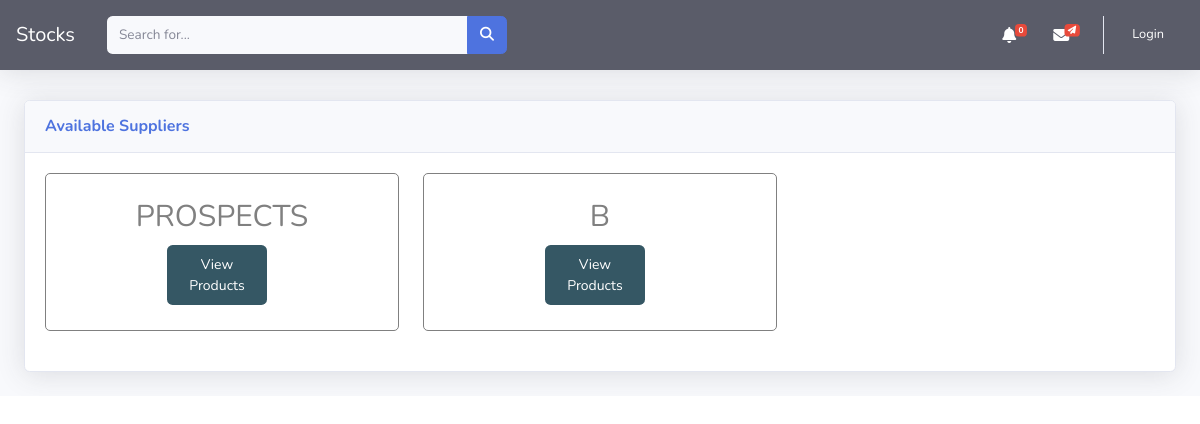
The app's page /, older data.
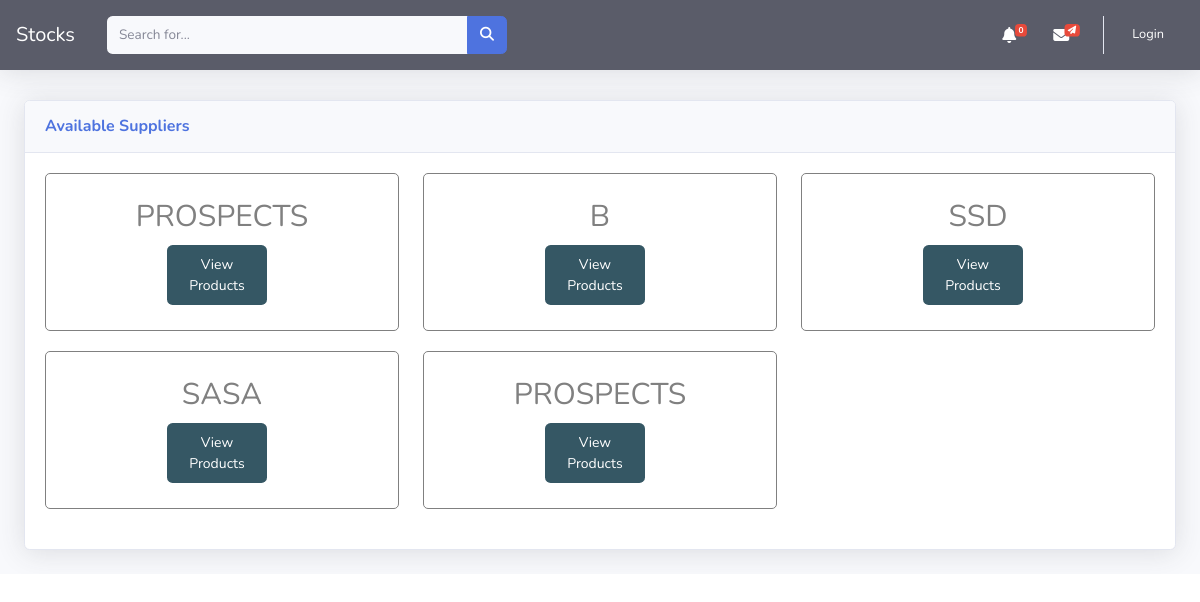
The same page, newer data.
### dashboard/models.py (models this page shows, shortened)
class Vendor(User):
    created_at = models.DateTimeField(auto_now_add=True)
    image = models.ImageField(upload_to='uploads/',blank=True, null= True)
    thumbnail = models.ImageField(upload_to='uploads/', blank=True, null=True)

### dashboard/views.py (the view)
# urls.py: path('', views.index, name='index'),##check
def index(request):
    vendors = Vendor.objects.all()
    product = Product.objects.all()
    if request.method == 'POST':
        form = BroadcastForm(request.POST)
        if form.is_valid():
            form.save()
            title = form.cleaned_data.get('title')
            messages.success(request, f'broadcast added')
            return redirect('index')
        send = MessageForm(request.POST)
        if send.is_valid():
            send.save()
            return redirect('index')
    else:
        form = BroadcastForm()
        send = MessageForm()
    suppliers = Vendor.objects.all()
    sent_msgs = Message.objects.all()
    orders = Order.objects.all()
    total_customers = suppliers.count()
    total_messages = sent_msgs.count()
    total_products = product.count()
    total_orders = orders.count()
    context = {
        'vendors': vendors,
        'product': product,
        'total_customers': total_customers,
        'room_name': "broadcast",
        'total_messages': total_messages,
        'form': form,
        'send': send,
        'total_products':total_products,
        'total_orders': total_orders,
    }
    return render(request, 'skeleton/index.html', context)

### notifications_app/forms.py
class BroadcastForm(forms.ModelForm):
    class Meta:
        model = BroadcastNotification
        fields = [
            'message',
            'broadcast_on',
        ]

### dashboard/forms.py
class MessageForm(forms.ModelForm):
    class Meta:
        model = Message
        fields = [
            'email',
            'phone_number',
            'message',
        ]

### dashboard/context_processors.py (called while the page is built)
def notifications(request):
    allnotifications = BroadcastNotification.objects.all()
    return {'notifications': allnotifications}

def cart(request):
    return {'cart': Cart(request)}

### templates/skeleton/index.html (shortened to what the changed rows need)
{% extends 'body/base.html' %}
{% load crispy_forms_tags %}
{% block content %}
<div class="container-fluid">
  {% if user.is_staff %}
  <div class="d-sm-flex align-items-center justify-content-between mb-4">
    <h1 class="h3 mb-0 text-gray-800" style="margin-top: 20px">
      Notifications
    </h1>
  </div>
  <div class="row">
    {% if user.is_superuser %}
    <div class="col-xl-3 col-md-6 mb-4">
      <div class="card border-left-success shadow h-100 py-2">
        <div class="card-body">
          <div class="row no-gutters align-items-center">
            <div class="col mr-2">
              <div
                class="text-xs font-weight-bold text-primary text-uppercase mb-1"
              >
                Total Customers
              </div>
              <div class="h5 mb-0 font-weight-bold text-gray-800">
                {{total_customers}}
              </div>
            </div>
            <div class="col-auto">
              <i class="fas fa-users fa-2x text-gray-300"></i>
            </div>
          </div>
        </div>
      </div>
    </div>
    {% else %}
    <div></div>
    {% endif %}
    <div class="col-xl-3 col-md-6 mb-4">
      <div class="card border-left-warning shadow h-100 py-2">
        <div class="card-body">
          <div class="row no-gutters align-items-center">
            <div class="col mr-2">
              <div
                class="text-xs font-weight-bold text-primary text-uppercase mb-1"
              >
                Total Products
              </div>
              <div class="h5 mb-0 font-weight-bold text-gray-800">
                {{ total_products }}
              </div>
            </div>
            <div class="col-auto">
              <i class="fas fa-list-alt fa-2x text-gray-300"></i>
            </div>
          </div>
        </div>
      </div>
    </div>
    <div class="col-xl-3 col-md-6 mb-4">
      <div class="card border-left-danger shadow h-100 py-2">
        <div class="card-body">
          <div class="row no-gutters align-items-center">
            <div class="col mr-2">
              <div
                class="text-xs font-weight-bold text-primary text-uppercase mb-1"
              >
                Total Orders
              </div>
              <div class="h5 mb-0 font-weight-bold text-gray-800">
                {{ total_orders }}
              </div>
            </div>
            <div class="col-auto">
              <i class="fas fa-box fa-2x text-gray-300"></i>
            </div>
          </div>
        </div>
      </div>
    </div>
    <div class="col-xl-3 col-md-6 mb-4">
      <div class="card border-left-primary shadow h-100 py-2">
        <div class="card-body">
          <div class="row no-gutters align-items-center">
            <div class="col mr-2">
              <div
                class="text-xs font-weight-bold text-primary text-uppercase mb-1"
              >
              Total  Messages
              </div>
              <div class="h5 mb-0 font-weight-bold text-gray-800">
                {{ total_messages }}
              </div>
            </div>
            <div class="col-auto">
              <i class="fas fa-envelope fa-2x text-gray-300"></i>
            </div>
          </div>
        </div>
      </div>
    </div>
  </div>
  <div class="d-sm-flex align-items-center justify-content-between mb-4">
    <h1 class="h3 mb-0 text-gray-800" style="margin-top: 20px">
      Broadcast Message
    </h1>
  </div>
  {% for message in messages %} {% if message %}
  <div class="alert alert-{{ message.tags }}">{{ message }}</div>
  {% endif %} {% endfor %}
    <form method="POST">
      {% csrf_token %}
      <div class="col-6 col-md-6" style="float: left">
        {{ form.message|as_crispy_field }}
      </div>
      <div class="col-3 col-md-3" style="float: left">
        {{ form.broadcast_on|as_crispy_field }}
      </div>
      <div class="col-3 col-md-3">
        <input class="btn btn-success btn-block" type="submit" />
      </div>
    </form>
  {% else %}
  <div class="card shadow mb-4" style="margin-top: 30px">
    <div class="card-body">
      <div>
        <div class='row'>
          {% for vendor in vendors %}
          <div class='col-md-4' style='margin-bottom: 20px;'>
            <div class='box_man' style='width:100%;border:1px solid gray;padding:25px;border-radius:5px;'>
              <h3 class='mobile_text' style='font-size:30px;color:gray;text-align:center;font-wight;bold;text-transform:uppercase;'>{{ vendor.first_name }}</h3>
             <div class="cart_bt_1" style='width:110px;margin:0 auto;margin-top:10px;'><a href="{% url 'sup-products' vendor.id%}" style='width:100px; font-size:14px;color:white;background-color:#355764;text-align;cenetr;padding:8px 6px;' class='btn '>View Products</a></div>
            </div>
          </div>
          {% endfor %}
        </div>
      </div>
    </div>
  </div>
  {% endif %}
</div>
{% endblock %}

Row changes from the older to the newer data that the page shows:
added Vendor: first_name "SSD"
added Vendor: first_name "SASA"
added Vendor: first_name "PROSPECTS"
